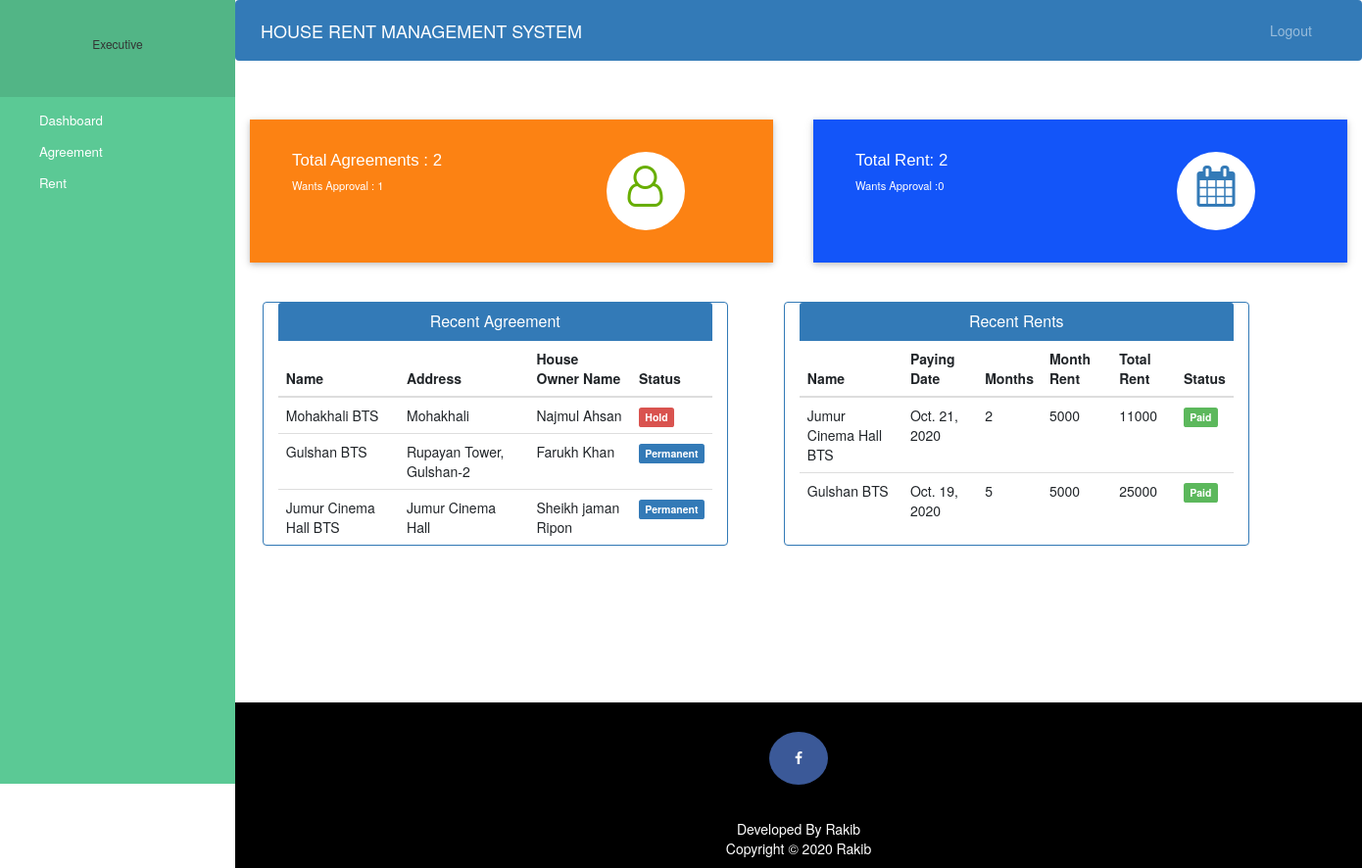
Page /executive_dashboard on the committed database.
### Rent/models.py (models this page shows, shortened)
class Agreement(models.Model):
    agreementid= models.CharField(unique=True,max_length=30)
    name= models.CharField(max_length=100)
    address=models.CharField(max_length=100)
    monthrent= models.PositiveIntegerField(null=False)
    hownername = models.CharField(max_length=100)
    contractperiod = models.PositiveIntegerField(blank=False)
    startdate= models.DateField()
    status =models.BooleanField(default=False)
    increment = models.PositiveIntegerField(default=False)
    incrementamount = models.PositiveIntegerField(default=False)
    incrementstatus = models.BooleanField(default=False)

class Rent(models.Model):
    agreementid = models.CharField(max_length=30)
    btsid = models.PositiveIntegerField(null=True)
    btsname = models.CharField(max_length=100)
    todate = models.DateField(null=False)
    monthrent = models.PositiveIntegerField(default=False)
    totalmonth = models.PositiveIntegerField(blank=True,null=True)
    rentexcludingincrement = models.PositiveIntegerField(default=False)
    totalrent =models.PositiveIntegerField(blank=True,null=True)
    status = models.BooleanField(default=False)
    address = models.CharField(max_length=100)
    hownername = models.CharField(max_length=100)
    contractperiod = models.PositiveIntegerField(default=False)
    monthincrement = models.PositiveIntegerField(default=False)
    incrementamount = models.PositiveIntegerField(default=False)
    checkstatus = models.BooleanField(default=False)

### Rent/views.py (the view)
# urls.py: path('executive_dashboard', views.executive_dashboard_view, name='executive_dashboard'),
@user_passes_test(is_executive)
def executive_dashboard_view(request):
    rent= models.Rent.objects.all().filter().order_by('-id')
    agreement = models.Agreement.objects.all().filter().order_by('-id')
    agreementcount = models.Agreement.objects.all().filter(status=True).count()
    rentcount = models.Rent.objects.all().filter(status=True).count()
    pendingagreementcount = models.Agreement.objects.all().filter(status=False).count()
    pendingrentcount = models.Rent.objects.all().filter(status=False).count()
    mydict ={
        'rent': rent, 'agreement': agreement,
        'agreementcount':agreementcount,
        'rentcount':rentcount,
        'pendingagreementcount':pendingagreementcount,
        'pendingrentcount':pendingrentcount
    }
    return render(request, 'executive_dashboard.html', context=mydict)

### Rent/views.py (called while the page is built)
def is_executive(user):
    return models.Executive.objects.all()

### Rent/templates/executive_dashboard.html
{% extends 'executive_base.html' %}
{% load static %}
{% block content %}
{%include 'executive_dashboard_card.html'%}
<br><br>
<div class="container">
  <div class="row">
    <div class="panel panel-primary col-md-5" style="margin-left:2%;">
      <div class="panel-heading" style="text-align:center;">
        <h6 class="panel-title">Recent Agreement</h6>
      </div>
      <table class="table table-hover" id="dev-table">
        <thead>
          <tr>
            <th>Name</th>
            <th>Address</th>
            <th>House Owner Name</th>
            <th>Status</th>
          </tr>
        </thead>
        {% for d in agreement %}
        <tr>
          <td> {{d.name}}</td>
          <td>{{d.address}}</td>
          <td>{{d.hownername}}</td>
          {%if d.status%}
          <td> <span class="label label-primary">Permanent</span></td>
          {% else %}
          <td> <span class="label label-danger">Hold</span></td>
          {% endif %}
        </tr>
        {% endfor %}
      </table>
    </div>
    <div class="panel panel-primary col-md-5" style="margin-left:5%;">
      <div class="panel-heading" style="text-align:center;">
        <h6 class="panel-title">Recent Rents</h6>
      </div>
      <table class="table table-hover" id="dev-table">
        <thead>
          <tr>
            <th>Name</th>
            <th>Paying Date</th>
             <th>Months</th>
            <th>Month Rent</th>
             <th>Total Rent</th>
            <th>Status</th>
          </tr>
        </thead>
        {% for p in rent %}
        <tr>
          <td> {{p.btsname}}</td>
          <td>{{p.todate}}</td>
          <td>{{p.totalmonth}}</td>
          <td>{{p.monthrent}}</td>
          <td>{{p.totalrent}}</td>
          {%if p.status%}
          <td> <span class="label label-success">Paid</span></td>
          {% else %}
          <td> <span class="label label-danger">Hold</span></td>
          {% endif %}
        </tr>
        {% endfor %}
      </table>
    </div>
  </div>
</div>
{% endblock content %}

### Rent/templates/executive_base.html (shortened to what this page needs)
<!DOCTYPE html>
{% load static %}
<html lang="en">
<head>
  <link rel="stylesheet" href="https://stackpath.bootstrapcdn.com/bootstrap/4.3.1/css/bootstrap.min.css">
  <link rel="stylesheet" href="https://maxcdn.bootstrapcdn.com/font-awesome/4.7.0/css/font-awesome.min.css">
  <link rel="stylesheet" href="{% static '/css/style.css' %}">
</head>
<body>
  <nav class="menu" tabindex="0">
    <header class="avatar">
      <h6>Executive</h6>
    </header>
    <ul>
      <li tabindex="0" class="icon-dashboard"> <a style="color:white; text-decoration:none;" href="/executive_dashboard"><span>Dashboard</span></a> </li>
      <li tabindex="0" class="icon-users"> <a style="color:white; text-decoration:none;" href="/executive-bts"><span>Agreement</span></a></li>
      <li tabindex="0" class="icon-calendar"> <a style="color:white; text-decoration:none;" href="/executive-rent"><span>Rent</span></a></li>
    </ul>
  </nav>
  <main>
    <div class="bs-example">
      <nav class="navbar navbar-expand-md  navbar-dark fixed-top" style="background:#337AB7;">
        <a href="/executive_dashboard" class="navbar-brand">HOUSE RENT MANAGEMENT SYSTEM</a>
        <div class="collapse navbar-collapse justify-content-between" id="navbarCollapse">
          <div class="navbar-nav" style=" margin-left: 90%;">
            <a href="/logout" class="nav-item nav-link">Logout</a>
          </div>
        </div>
      </nav>
    </div>
    <br><br>
    {% block content %}
    {% endblock content %}
    <br><br><br><br><br><br><br>
    <footer>
      <p>
        <a id="ftr" href="https://facebook.com/sumit.luv/" class="fa fa-facebook"></a>
      </p>
      <br>
      <div class="container">
        <div class="row">
          <div class="col-md-12 col-sm-12">
            <div style="color:#ffffff;" class="wow fadeInUp footer-copyright">
              <p>Developed By Rakib <br>
                Copyright &copy; 2020 Rakib </p>
            </div>
          </div>
        </div>
      </div>
    </footer>
  </main>
</body>
</html>

### Rent/templates/executive_dashboard_card.html (shortened to what this page needs)
<!DOCTYPE html>
<html lang="en" dir="ltr">
<head>
  <link rel="stylesheet" href="https://maxcdn.bootstrapcdn.com/bootstrap/3.4.1/css/bootstrap.min.css">
  <link rel="stylesheet" href="https://cdnjs.cloudflare.com/ajax/libs/font-awesome/4.7.0/css/font-awesome.min.css">
</head>
<body>
    <div class="col-md-6 market-update-gd">
      <div class="market-update-block clr-block-2">
        <div class="col-md-8 market-update-left">
          <h4>Total Agreements : {{agreementcount}}</h4>
          <p>Wants Approval : {{pendingagreementcount}}</p>
        </div>
        <div class="col-md-4 market-update-right">
          <i class="fa fa-user-o"></i>
        </div>
        <div class="clearfix"> </div>
      </div>
    </div>
    <div class="col-md-6 market-update-gd">
      <div class="market-update-block clr-block-3">
        <div class="col-md-8 market-update-left">
          <h4>Total Rent: {{rentcount}}</h4>
          <p>Wants Approval :{{pendingrentcount}} </p>
        </div>
        <div class="col-md-4 market-update-right">
          <i class="fa fa-calendar"> </i>
        </div>
        <div class="clearfix"> </div>
      </div>
    </div>
    <div class="clearfix"> </div>
</body>
</html>

### Rent/static/css/style.css (style rules this page uses)
body { padding-left: 240px; }
main { position: relative; height: 100vh; }
.menu { background: #5bc995; height: 100vh; width: 240px; position: fixed; top: 0px; left: 0; z-index: 5; outline: none; }
.menu .avatar { background: rgba(0, 0, 0, 0.1); padding: 2em 0.5em; text-align: center; }
.menu ul { list-style: none; padding: 0.5em 0; margin: 0; }
.menu ul li { padding: 0.5em 1em 0.5em 3em; font-size: 0.95em; font-weight: regular; background-repeat: no-repeat; background-position: left 15px center; background-size: auto 20px; transition: all 0.15s linear; cursor: pointer; }
.menu ul li.icon-dashboard { background-image: url("http://www.entypo.com/images//gauge.svg"); }
.menu ul li.icon-users { background-image: url("http://www.entypo.com/images//users.svg"); }
.menu ul li.icon-calendar { background-image: url("http://www.entypo.com/images//calendar.svg"); }

### Rent/templates/executive_base.html (style rules this page uses)
a:link { text-decoration: none; }
a { color: white; }
footer { padding: 0px 0px 0px 0px; background-color: black; margin: 0px; }
#ftr { padding: 20px; }
.fa { font-size: 23px; width: 60px; text-align: center; text-decoration: none; margin: 5px 2px; border-radius: 50%; }
.fa-facebook { background: #3B5998; color: white; margin-top: 30px; }
p { text-align: center; }

### Rent/templates/executive_dashboard_card.html (style rules this page uses)
.market-update-block { padding: 2em 2em; background: #999; }
.market-update-block h4 { font-size: 1.2em; color: #fff; margin: 0.3em 0em; font-family: 'Carrois Gothic', sans-serif; }
.market-update-block p { color: #fff; font-size: 0.8em; line-height: 1.8em; text-align:left; }
.market-update-block.clr-block-2 { background: #FC8213; margin-right: 0.8em; box-shadow: 0 2px 5px 0 rgba(0, 0, 0, 0.16), 0 2px 10px 0 rgba(0, 0, 0, 0.12); transition: 0.5s all; -webkit-transition: 0.5s all; -moz-transition: 0.5s all; -o-transition: 0.5s all; }
.market-update-block.clr-block-3 { background: #1355f9; box-shadow: 0 2px 5px 0 rgba(0, 0, 0, 0.16), 0 2px 10px 0 rgba(0, 0, 0, 0.12); transition: 0.5s all; -webkit-transition: 0.5s all; -moz-transition: 0.5s all; -o-transition: 0.5s all; }
.market-update-right i.fa.fa-user-o { font-size: 3em; color: #68AE00; width: 80px; height: 80px; background: #fff; text-align: center; border-radius: 49px; -webkit-border-radius: 49px; -moz-border-radius: 49px; -o-border-radius: 49px; line-height: 1.7em; }
.market-update-right i.fa.fa-calendar { font-size: 3em; color: #337AB7; width: 80px; height: 80px; background: #fff; text-align: center; border-radius: 49px; -webkit-border-radius: 49px; -moz-border-radius: 49px; -o-border-radius: 49px; line-height: 1.7em; }
.market-update-left { padding: 0px; }

### rows in the picture
Agreement: name "Mohakhali BTS", address "Mohakhali", hownername "Najmul Ahsan", status "Hold"
Agreement: name "Gulshan BTS", address "Rupayan Tower, Gulshan-2", hownername "Farukh Khan", status "Permanent"
Agreement: name "Jumur Cinema Hall BTS", address "Jumur Cinema Hall", hownername "Sheikh jaman Ripon", status "Permanent"
Rent: btsname "Jumur Cinema Hall BTS", todate "Oct. 21, 2020", totalmonth "2", monthrent "5000", totalrent "11000", status "Paid"
Rent: btsname "Gulshan BTS", todate "Oct. 19, 2020", totalmonth "5", monthrent "5000", totalrent "25000", status "Paid"

### other values in the picture
{{ agreementcount }} "2"
{{ pendingagreementcount }} "1"
{{ rentcount }} "2"
{{ pendingrentcount }} "0"
